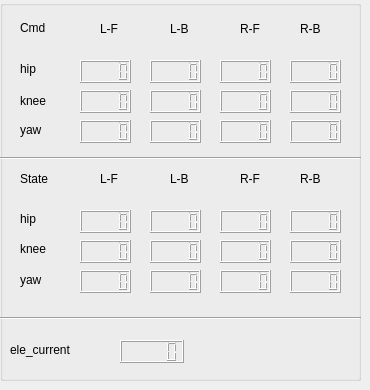
   <widget class="QWidget" name="tab_6">
    <attribute name="title">
     <string>Effort</string>
    </attribute>
    <widget class="QGroupBox" name="groupBox_3">
     <property name="geometry">
      <rect>
       <x>0</x>
       <y>0</y>
       <width>361</width>
       <height>381</height>
      </rect>
     </property>
     <property name="title">
      <string/>
     </property>
     <widget class="QLabel" name="qlabel_lf_pos_5">
      <property name="geometry">
       <rect>
        <x>100</x>
        <y>20</y>
        <width>31</width>
        <height>17</height>
       </rect>
      </property>
      <property name="text">
       <string>L-F</string>
      </property>
     </widget>
     <widget class="QLabel" name="qlabel_lb_pos_5">
      <property name="geometry">
       <rect>
        <x>170</x>
        <y>20</y>
        <width>41</width>
        <height>17</height>
       </rect>
      </property>
      <property name="text">
       <string>L-B</string>
      </property>
     </widget>
     <widget class="QLabel" name="qlabel_rf_pos_5">
      <property name="geometry">
       <rect>
        <x>240</x>
        <y>20</y>
        <width>31</width>
        <height>17</height>
       </rect>
      </property>
      <property name="text">
       <string>R-F</string>
      </property>
     </widget>
     <widget class="QLabel" name="qlabel_rb_pos_5">
      <property name="geometry">
       <rect>
        <x>300</x>
        <y>20</y>
        <width>31</width>
        <height>17</height>
       </rect>
      </property>
      <property name="text">
       <string>R-B</string>
      </property>
     </widget>
     <widget class="QLabel" name="qlabel_lfh_pos_3">
      <property name="geometry">
       <rect>
        <x>20</x>
        <y>60</y>
        <width>31</width>
        <height>17</height>
       </rect>
      </property>
      <property name="text">
       <string>hip</string>
      </property>
     </widget>
     <widget class="QLabel" name="qlabel_rbh_pos_3">
      <property name="geometry">
       <rect>
        <x>20</x>
        <y>210</y>
        <width>31</width>
        <height>17</height>
       </rect>
      </property>
      <property name="text">
       <string>hip</string>
      </property>
     </widget>
     <widget class="QLabel" name="qlabel_lfk_pos_3">
      <property name="geometry">
       <rect>
        <x>20</x>
        <y>90</y>
        <width>41</width>
        <height>21</height>
       </rect>
      </property>
      <property name="text">
       <string>knee</string>
      </property>
     </widget>
     <widget class="QLabel" name="qlabel_rbk_pos_3">
      <property name="geometry">
       <rect>
        <x>20</x>
        <y>240</y>
        <width>41</width>
        <height>17</height>
       </rect>
      </property>
      <property name="text">
       <string>knee</string>
      </property>
     </widget>
     <widget class="QLabel" name="qlabel_motor_pos_3">
      <property name="geometry">
       <rect>
        <x>20</x>
        <y>20</y>
        <width>51</width>
        <height>16</height>
       </rect>
      </property>
      <property name="text">
       <string>Cmd</string>
      </property>
     </widget>
     <widget class="QLabel" name="qlabel_encorder_pos_3">
      <property name="geometry">
       <rect>
        <x>20</x>
        <y>170</y>
        <width>61</width>
        <height>17</height>
       </rect>
      </property>
      <property name="text">
       <string>State</string>
      </property>
     </widget>
     <widget class="QLCDNumber" name="lcdNumber_lfhm_pos_3">
      <property name="geometry">
       <rect>
        <x>80</x>
        <y>60</y>
        <width>51</width>
        <height>23</height>
       </rect>
      </property>
     </widget>
     <widget class="QLCDNumber" name="lcdNumber_lfkm_pos_3">
      <property name="geometry">
       <rect>
        <x>80</x>
        <y>90</y>
        <width>51</width>
        <height>23</height>
       </rect>
      </property>
     </widget>
     <widget class="QLCDNumber" name="lcdNumber_lbhm_pos_3">
      <property name="geometry">
       <rect>
        <x>150</x>
        <y>60</y>
        <width>51</width>
        <height>23</height>
       </rect>
      </property>
     </widget>
     <widget class="QLCDNumber" name="lcdNumber_lbkm_pos_3">
      <property name="geometry">
       <rect>
        <x>150</x>
        <y>90</y>
        <width>51</width>
        <height>23</height>
       </rect>
      </property>
     </widget>
     <widget class="QLCDNumber" name="lcdNumber_rfhm_pos_3">
      <property name="geometry">
       <rect>
        <x>220</x>
        <y>60</y>
        <width>51</width>
        <height>23</height>
       </rect>
      </property>
     </widget>
     <widget class="QLCDNumber" name="lcdNumber_rfkm_pos_3">
      <property name="geometry">
       <rect>
        <x>220</x>
        <y>90</y>
        <width>51</width>
        <height>23</height>
       </rect>
      </property>
     </widget>
     <widget class="QLCDNumber" name="lcdNumber_rbhm_pos_3">
      <property name="geometry">
       <rect>
        <x>290</x>
        <y>60</y>
        <width>51</width>
        <height>23</height>
       </rect>
      </property>
     </widget>
     <widget class="QLCDNumber" name="lcdNumber_rbkm_pos_3">
      <property name="geometry">
       <rect>
        <x>290</x>
        <y>90</y>
        <width>51</width>
        <height>23</height>
       </rect>
      </property>
     </widget>
     <widget class="QLCDNumber" name="lcdNumber_lfhe_pos_3">
      <property name="geometry">
       <rect>
        <x>80</x>
        <y>210</y>
        <width>51</width>
        <height>23</height>
       </rect>
      </property>
     </widget>
     <widget class="QLCDNumber" name="lcdNumber_lfke_pos_3">
      <property name="geometry">
       <rect>
        <x>80</x>
        <y>240</y>
        <width>51</width>
        <height>23</height>
       </rect>
      </property>
     </widget>
     <widget class="QLCDNumber" name="lcdNumber_lbhe_pos_3">
      <property name="geometry">
       <rect>
        <x>150</x>
        <y>210</y>
        <width>51</width>
        <height>23</height>
       </rect>
      </property>
     </widget>
     <widget class="QLCDNumber" name="lcdNumber_lbke_pos_3">
      <property name="geometry">
       <rect>
        <x>150</x>
        <y>240</y>
        <width>51</width>
        <height>23</height>
       </rect>
      </property>
     </widget>
     <widget class="QLCDNumber" name="lcdNumber_rfhe_pos_3">
      <property name="geometry">
       <rect>
        <x>220</x>
        <y>210</y>
        <width>51</width>
        <height>23</height>
       </rect>
      </property>
     </widget>
     <widget class="QLCDNumber" name="lcdNumber_rfke_pos_3">
      <property name="geometry">
       <rect>
        <x>220</x>
        <y>240</y>
        <width>51</width>
        <height>23</height>
       </rect>
      </property>
     </widget>
     <widget class="QLCDNumber" name="lcdNumber_rbhe_pos_3">
      <property name="geometry">
       <rect>
        <x>290</x>
        <y>210</y>
        <width>51</width>
        <height>23</height>
       </rect>
      </property>
     </widget>
     <widget class="QLCDNumber" name="lcdNumber_rbke_pos_3">
      <property name="geometry">
       <rect>
        <x>290</x>
        <y>240</y>
        <width>51</width>
        <height>23</height>
       </rect>
      </property>
     </widget>
     <widget class="QLabel" name="label_7">
      <property name="geometry">
       <rect>
        <x>20</x>
        <y>120</y>
        <width>31</width>
        <height>20</height>
       </rect>
      </property>
      <property name="text">
       <string>yaw</string>
      </property>
     </widget>
     <widget class="QLabel" name="label_8">
      <property name="geometry">
       <rect>
        <x>20</x>
        <y>270</y>
        <width>41</width>
        <height>20</height>
       </rect>
      </property>
      <property name="text">
       <string>yaw</string>
      </property>
     </widget>
     <widget class="QLabel" name="qlabel_lf_pos_6">
      <property name="geometry">
       <rect>
        <x>100</x>
        <y>170</y>
        <width>31</width>
        <height>17</height>
       </rect>
      </property>
      <property name="text">
       <string>L-F</string>
      </property>
     </widget>
     <widget class="QLabel" name="qlabel_lb_pos_6">
      <property name="geometry">
       <rect>
        <x>170</x>
        <y>170</y>
        <width>41</width>
        <height>17</height>
       </rect>
      </property>
      <property name="text">
       <string>L-B</string>
      </property>
     </widget>
     <widget class="QLabel" name="qlabel_rf_pos_6">
      <property name="geometry">
       <rect>
        <x>240</x>
        <y>170</y>
        <width>31</width>
        <height>17</height>
       </rect>
      </property>
      <property name="text">
       <string>R-F</string>
      </property>
     </widget>
     <widget class="QLCDNumber" name="lcdNumber_lfym_pos_3">
      <property name="geometry">
       <rect>
        <x>80</x>
        <y>120</y>
        <width>51</width>
        <height>23</height>
       </rect>
      </property>
     </widget>
     <widget class="QLCDNumber" name="lcdNumber_lbym_pos_3">
      <property name="geometry">
       <rect>
        <x>150</x>
        <y>120</y>
        <width>51</width>
        <height>23</height>
       </rect>
      </property>
     </widget>
     <widget class="QLCDNumber" name="lcdNumber_rfym_pos_3">
      <property name="geometry">
       <rect>
        <x>220</x>
        <y>120</y>
        <width>51</width>
        <height>23</height>
       </rect>
      </property>
     </widget>
     <widget class="QLCDNumber" name="lcdNumber_rbym_pos_3">
      <property name="geometry">
       <rect>
        <x>290</x>
        <y>120</y>
        <width>51</width>
        <height>23</height>
       </rect>
      </property>
     </widget>
     <widget class="QLabel" name="qlabel_rb_pos_6">
      <property name="geometry">
       <rect>
        <x>300</x>
        <y>170</y>
        <width>31</width>
        <height>17</height>
       </rect>
      </property>
      <property name="text">
       <string>R-B</string>
      </property>
     </widget>
     <widget class="QLCDNumber" name="lcdNumber_lfye_pos_3">
      <property name="geometry">
       <rect>
        <x>80</x>
        <y>270</y>
        <width>51</width>
        <height>23</height>
       </rect>
      </property>
     </widget>
     <widget class="QLCDNumber" name="lcdNumber_lbye_pos_3">
      <property name="geometry">
       <rect>
        <x>150</x>
        <y>270</y>
        <width>51</width>
        <height>23</height>
       </rect>
      </property>
     </widget>
     <widget class="QLCDNumber" name="lcdNumber_rfye_pos_3">
      <property name="geometry">
       <rect>
        <x>220</x>
        <y>270</y>
        <width>51</width>
        <height>23</height>
       </rect>
      </property>
     </widget>
     <widget class="QLCDNumber" name="lcdNumber_rbye_pos_3">
      <property name="geometry">
       <rect>
        <x>290</x>
        <y>270</y>
        <width>51</width>
        <height>23</height>
       </rect>
      </property>
     </widget>
     <widget class="Line" name="line_5">
      <property name="geometry">
       <rect>
        <x>0</x>
        <y>150</y>
        <width>361</width>
        <height>16</height>
       </rect>
      </property>
      <property name="orientation">
       <enum>Qt::Horizontal</enum>
      </property>
     </widget>
     <widget class="Line" name="line_6">
      <property name="geometry">
       <rect>
        <x>0</x>
        <y>310</y>
        <width>361</width>
        <height>16</height>
       </rect>
      </property>
      <property name="orientation">
       <enum>Qt::Horizontal</enum>
      </property>
     </widget>
     <widget class="QLabel" name="label_9">
      <property name="geometry">
       <rect>
        <x>10</x>
        <y>340</y>
        <width>101</width>
        <height>20</height>
       </rect>
      </property>
      <property name="text">
       <string>ele_current</string>
      </property>
     </widget>
     <widget class="QLCDNumber" name="lcdNumber_cur_3">
      <property name="geometry">
       <rect>
        <x>120</x>
        <y>340</y>
        <width>64</width>
        <height>23</height>
       </rect>
      </property>
     </widget>
    </widget>
   </widget>
